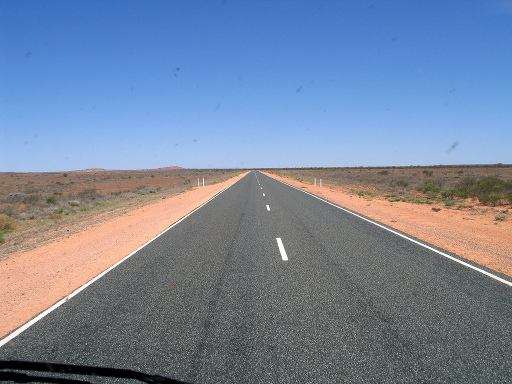
#> input picture hw2/data/img02.jpg, 512 x 384 px, given in place of organized-0.jpg, which was not available
$ python run_motion.py   (older library calls are emulated)
#> lines starting #> are read from the running program, lines starting #| are printed output that depends on the picture; pictures that were not available may be replaced by others from this repository, and a replacement may not be noted
import os
import numpy as np
import cv2
from scipy.interpolate import RectBivariateSpline
from skimage.filters import apply_hysteresis_threshold

def lucas_kanade_affine(img1, img2, p, Gx, Gy):
    dp = np.zeros((6,1), dtype = np.float64)

    H = np.zeros((6,6))
    A = np.array([[1+p[0][0], p[2][0], p[4][0]],[p[1][0],1+p[3][0],p[5][0]]])

    sy = np.arange(0, img2.shape[0], 1)
    sx = np.arange(0, img2.shape[1], 1)
    spl = RectBivariateSpline(sy, sx, img2)

    for x in range(img1.shape[1]):
        for y in range(img1.shape[0]):
            hc = np.array([[x],[y],[1]]) #homogeneous coordinate
            wx = (A@hc)[0][0] #warped x
            wy = (A@hc)[1][0] #warped y
            if (wx < 0 or wx >= img2.shape[1] or wy < 0 or wy >= img2.shape[0]):
                continue
            gradI = np.array([[Gx[y][x], Gy[y][x]]])
            jacob = np.array([[x,0,y,0,1,0],[0,x,0,y,0,1]])
            H += (np.transpose(gradI@jacob))@(gradI@jacob)
            dp += (np.transpose(gradI@jacob))@(np.array([[ img1[y][x] - spl.ev(wy, wx) ]]))

    dp = (np.linalg.inv(H))@dp

    return dp

p = np.zeros((6,1), dtype = np.float64)
def subtract_dominant_motion(img1, img2):
    Gx = cv2.Sobel(I, cv2.CV_64F, 1, 0, ksize = 5)
    Gy = cv2.Sobel(I, cv2.CV_64F, 0, 1, ksize = 5)

    global p
    p += lucas_kanade_affine(img1, img2, p, Gx, Gy)
    M = np.array([[1+p[0][0], p[2][0], p[4][0]],[p[1][0],1+p[3][0],p[5][0]],[0,0,1]])

    igs_warp = np.zeros((img1.shape[0], img1.shape[1]), dtype = np.float32)
    wp = np.ones((3, img1.shape[1]*img1.shape[0]), dtype = np.float32)
    ip = np.ones((3, img1.shape[1]*img1.shape[0]), dtype = np.float32)

    for y in range(img1.shape[0]):
        for x in range(img1.shape[1]):
            wp[0][img1.shape[1]*y + x] = x
            wp[1][img1.shape[1]*y + x] = y

    ip = np.matmul(np.linalg.inv(M), wp)

    ip[0] = ip[0] / ip[2]
    ip[1] = ip[1] / ip[2]

    for y in range(0, img1.shape[0]):
        for x in range(img1.shape[1]):
            if(ip[0][img1.shape[1]*y + x] < 0 or ip[1][img1.shape[1]*y + x] < 0 or ip[0][img1.shape[1]*y + x] >= (img1.shape[1]-1) or ip[1][img1.shape[1]*y + x] >= (img1.shape[0]-1)):
                continue

            i = int(ip[0][img1.shape[1]*y + x])
            j = int(ip[1][img1.shape[1]*y + x])
            a = ip[0][img1.shape[1]*y + x] - i
            b = ip[1][img1.shape[1]*y + x] - j

            igs_warp[y][x] = (1-a)*(1-b)*img1[j][i] + a*(1-b)*img1[j][i+1] + a*b*img1[j+1][i+1] + (1-a)*b*img1[j+1][i]

    moving_image = np.abs(img2 - igs_warp)

    th_hi = 0.24 * 256
    th_lo = 0.18 * 256

    hyst = apply_hysteresis_threshold(moving_image, th_lo, th_hi)
    return hyst

if __name__ == "__main__":
    data_dir = 'data'
    video_path = 'motion.mp4'
    fourcc = cv2.VideoWriter_fourcc(*'mp4v')
    out = cv2.VideoWriter(video_path, fourcc, 150/20, (636, 318))
    tmp_path = os.path.join(data_dir, "organized-{}.jpg".format(0))
    T = cv2.cvtColor(cv2.imread(tmp_path), cv2.COLOR_BGR2GRAY)
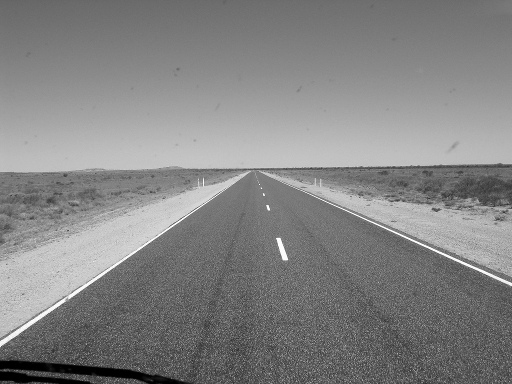
#> T: shape (384, 512); min 0, max 255, mean 131.5
    for i in range(0, 50):
        img_path = os.path.join(data_dir, "organized-{}.jpg".format(i))
        I = cv2.cvtColor(cv2.imread(img_path), cv2.COLOR_BGR2GRAY)
        clone = I.copy()
        moving_img = subtract_dominant_motion(T, I)
#> in subtract_dominant_motion, `Gx = cv2.Sobel(I, cv2.CV_64F, 1, 0, ksize = 5)`:
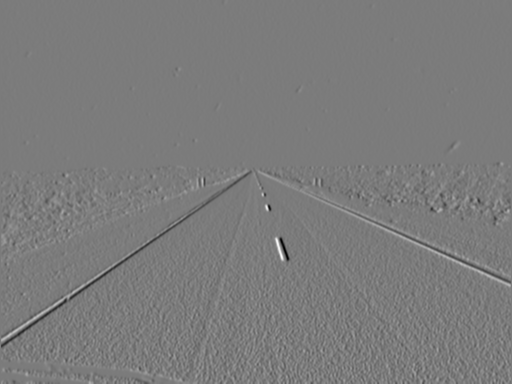
#> Gx: shape (384, 512) float64; min -6362, max 6739, mean -2.5; drawn with min black and max white
#> in subtract_dominant_motion, `Gy = cv2.Sobel(I, cv2.CV_64F, 0, 1, ksize = 5)`:
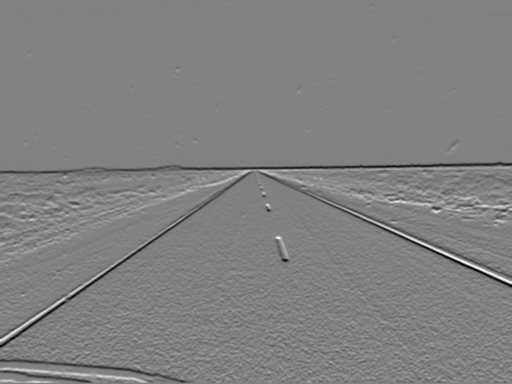
#> Gy: shape (384, 512) float64; min -6665, max 6490, mean -12.1; drawn with min black and max white
#> after the loop in lucas_kanade_affine, `for x in range(img1.shape[1]):`: H = [[2.57e+15, -1.55e+15, 2.05e+15, -7.78e+14, 7.55e+12, -2.99e+12], [-1.55e+15, 8.81e+15, -7.78e+14, 5.62e+15, -2.99e+12, 2.39e+13], [2.05e+15, -7.78e+14, 2.48e+15, 2.01e+14, 8.53e+12, 5.39e+11], [-7.78e+14, 5.62e+15, 2.01e+14, 6.64e+15, 5.39e+11, 2.39e+13], [7.55e+12, -2.99e+12, 8.53e+12, 5.39e+11, 3.07e+10, 1.31e+09], [-2.99e+12, 2.39e+13, 5.39e+11, 2.39e+13, 1.31e+09, 9.34e+10]]; dp = [3.3e-06, 1.16e-05, 5e-06, 9.55e-06, 1.57e-08, 3.91e-08]
#> in lucas_kanade_affine, `dp = (np.linalg.inv(H))@dp`: dp = [1.66e-21, 1.39e-21, 5.61e-21, 3.39e-22, -1.33e-18, 1.43e-20]
#> in subtract_dominant_motion, `p += lucas_kanade_affine(img1, img2, p, Gx, Gy)`: p has the same summary as dp in lucas_kanade_affine
#> in subtract_dominant_motion, `M = np.array([[1+p[0][0], p[2][0], p[4][0]],[p[1][0],1+p[3][0],p[5][0]..`: M = [[1, 5.61e-21, -1.33e-18], [1.39e-21, 1, 1.43e-20], [0, 0, 1]]
#> in subtract_dominant_motion, `moving_image = np.abs(img2 - igs_warp)`:
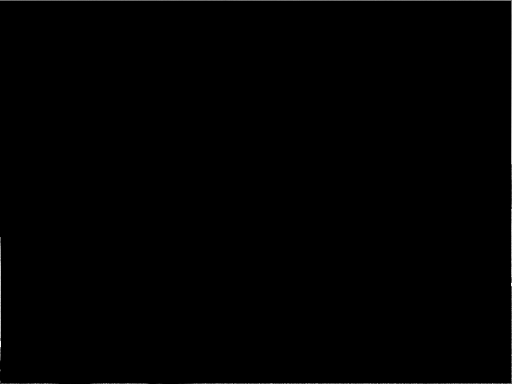
#> moving_image: shape (384, 512) float32; min 0, max 249, mean 0.8
#> in subtract_dominant_motion, `hyst = apply_hysteresis_threshold(moving_image, th_lo, th_hi)`:
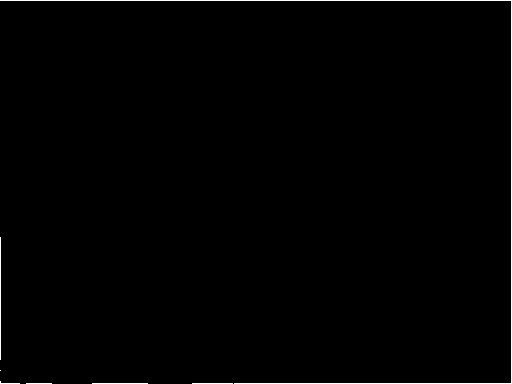
#> hyst: shape (384, 512) bool; 0.73% white in thin lines or dots
        clone = cv2.cvtColor(clone, cv2.COLOR_GRAY2BGR)
        clone[moving_img, 2] = 522
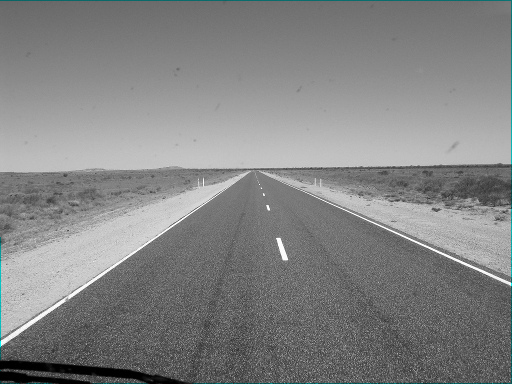
#> clone: shape (384, 512, 3); mean B, G, R 131.5, 131.5, 130.7
#> (the run stopped early here; a loop or call above may not have finished)
